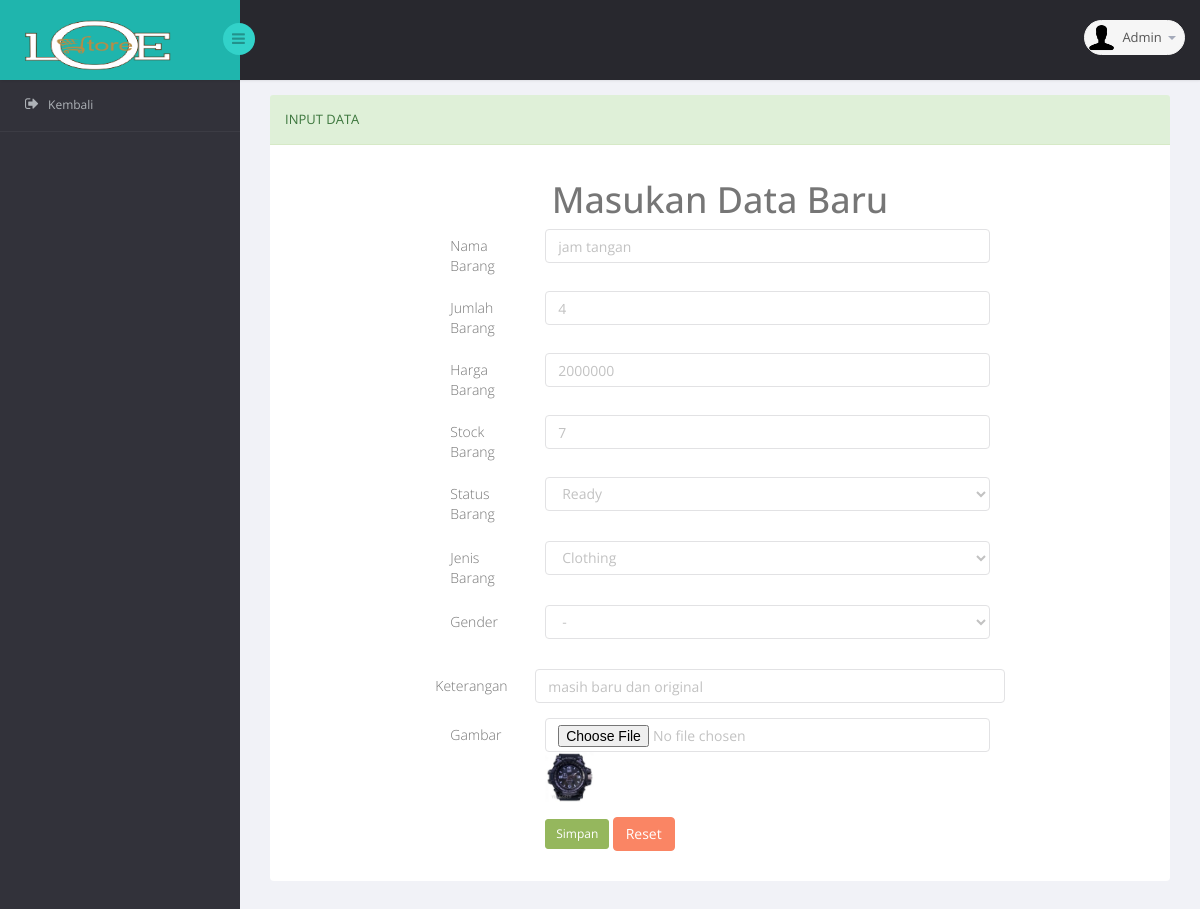
Screenshot of /admin/frontend/data_input_barang/ubah_input_barang.php?id=23 with the database file from the repository.
### tables this page shows
CREATE TABLE `tabel_barang` (
  `id` int(11) NOT NULL,
  `nama_barang` varchar(50) DEFAULT NULL,
  `jumlah_barang` varchar(15) DEFAULT NULL,
  `harga_barang` varchar(10) DEFAULT NULL,
  `stock_barang` varchar(25) DEFAULT NULL,
  `staus_barang` enum('Ready','Pre Order') DEFAULT NULL,
  `jenis_barang` varchar(15) DEFAULT NULL,
  `gender` enum('-','Pria','Wanita') DEFAULT NULL,
  `keterangan` varchar(250) DEFAULT NULL,
  `gambar` varchar(200) DEFAULT NULL
);

### admin/backend/functions.php (called while the page is built, shortened)
<?php
$conn = mysqli_connect("localhost","root","","leostore");
function query($query){
	global $conn;
	$result = mysqli_query($conn,$query);
	$rows = [];
	while ($row = mysqli_fetch_assoc($result)) {
		$rows [] = $row;
	}
	return $rows;
}
 ?>

### admin/frontend/data_input_barang/ubah_input_barang.php (the view, shortened to what this page needs)
<?php
require '../../backend/functions.php';
    $id = $_GET["id"];
    $ubahBarang = query("SELECT*FROM tabel_barang WHERE id = $id")[0];
 ?>
<!DOCTYPE html>
<html lang="en">
<head>
    <link href="bs3/css/bootstrap.min.css" rel="stylesheet">
    <link href="css/bootstrap-reset.css" rel="stylesheet">
    <link href="font-awesome/css/font-awesome.css" rel="stylesheet" />
    <link href="css/table-responsive.css" rel="stylesheet" />
    <link href="css/style.css" rel="stylesheet">
    <link href="css/style-responsive.css" rel="stylesheet" />
</head>
<body>
<section id="container" >
<header class="header fixed-top clearfix">
<div class="brand">
    <a href="../index.php" class="logo">
        <img src="images/loes.png" alt="" width="146" height="50">
    </a>
    <div class="sidebar-toggle-box">
        <div class="fa fa-bars"></div>
    </div>
</div>
<div class="top-nav clearfix">
    <ul class="nav pull-right top-menu">
        <li class="dropdown">
            <a data-toggle="dropdown" class="dropdown-toggle" href="#">
                <img alt="" src="images/2.png" width="33" height="33">
                <span class="username">Admin</span>
                <b class="caret"></b>
            </a>
        </li>
    </ul>
</div>
</header>
<aside>
    <div id="sidebar" class="nav-collapse">
         <div class="leftside-navigation">
            <ul class="sidebar-menu" id="nav-accordion">
            <li>
                <a href="../index.php">
                    <i class="fa fa-sign-out"></i>
                    <span>Kembali</span>
                </a>
            </li>
         </div>
    </div>
</aside>
    <section id="main-content">
        <section class="wrapper">
       <div class="col-lg-12">
                <section class="panel panel-success">
                    <header class="panel-heading">
                        Input Data
                    </header>
                    <div class="panel-body">
                        <div class="position-center">
                            <center><h1>Masukan Data Baru</h1></center>
                            <form action="" method="post" enctype="multipart/form-data" class="form-horizontal" role="form">
                            <div class="form-group">
                                <label for="nama" class="col-lg-2 col-sm-2 control-label" style="text-align: justify;">Nama Barang  </label>
                                <div class="col-lg-10">
                                    <input type="text" name="nama" required class="form-control" id="nama" placeholder="Masukkan Nama Barang Baru..." required value="<?= $ubahBarang["nama_barang"]; ?>">
                                </div>
                            </div>
                            <div class="form-group">
                                <label for="jumlah" class="col-lg-2 col-sm-2 control-label" style="text-align: justify;">Jumlah Barang  </label>
                                <div class="col-lg-10">
                                    <input type="text" name="jumlah" required class="form-control" id="jumlah" placeholder="Masukkan Jumlah Barang Baru..."  required value="<?= $ubahBarang["jumlah_barang"]; ?>">
                                </div>
                            </div>
                                 <div class="form-group">
                                <label for="harga" class="col-lg-2 col-sm-2 control-label" style="text-align: justify;">Harga Barang  </label>
                                <div class="col-lg-10">
                                    <input type="text" name="harga" required class="form-control" id="harga" placeholder="Masukkan Harga Barang Baru..."  required value="<?= $ubahBarang["harga_barang"]; ?>">
                                </div>
                            </div>
                            <div class="form-group">
                                <label for="stock" class="col-lg-2 col-sm-2 control-label" style="text-align: justify;">Stock Barang  </label>
                                <div class="col-lg-10">
                                    <input type="text" name="stock" required class="form-control" id="stock" placeholder="Masukkan Jumlah Stock Barang Baru..."  required value="<?= $ubahBarang["stock_barang"]; ?>">
                                </div>
                            </div>
                             <div class="form-group">
                                <label for="status" class="col-lg-2 col-sm-2 control-label" style="text-align: justify;">Status Barang</label>
                                 <div class="col-lg-10">
                                    <select id="status" required class="form-control m-bot15" name="status"  required value="<?= $ubahBarang["staus_barang"]; ?>">
                                    <option>  Ready </option>
                                    </select>
                                </div>
                            </div>
                            <div class="form-group">
                                <label for="jenis" class="col-lg-2 col-sm-2 control-label" style="text-align: justify;">Jenis Barang</label>
                                 <div class="col-lg-10">
                                    <select id="jenis" required class="form-control m-bot15" name="jenis"  required value="<?= $ubahBarang["jenis_barang"]; ?>">
                                     <?php
                                        $sqljenis = mysqli_query($conn, "SELECT*FROM tabel_jenis_barang") or die (mysqli_error($conn));
                                            while ($jenisbarang = mysqli_fetch_array($sqljenis)) {
                                        echo '<option value = "'.$jenisbarang['id'].'">'.$jenisbarang['jenis_barang'].'</option>';
                                    } ?>
                                    </select>
                                </div>
                            </div>
                            <div class="form-group">
                                <label for="gender" class="col-lg-2 col-sm-2 control-label" style="text-align: justify;">Gender</label>
                                 <div class="col-lg-10">
                                    <select id="gender" class="form-control m-bot15" name="gender"  required value="<?= $ubahBarang["gender"]; ?>">
                                    <option> - </option>
                                    </select>
                                </div>
                            </div>
                             <div class="form-group">
                            <div class="form-group">
                                <label for="keterangan" class="col-lg-2 col-sm-2 control-label" style="text-align: justify;">Keterangan</label>
                                <div class="col-lg-10">
                                    <input type="text" name="keterangan"  class="form-control" id="keterangan" placeholder="Masukkan Keterangan Baru..."  required value="<?= $ubahBarang["keterangan"]; ?>">
                                </div>
                            </div>
                                <label for="gambar" class="col-lg-2 col-sm-2 control-label" style="text-align: justify;">Gambar</label>
                                <div class="col-lg-10">
                                    <input type="file" name="gambar"  class="form-control" id="gambar">
                                    <img src="images/<?= $ubahBarang["gambar"]; ?>" width="50">
                                </div>
                            </div>
                            <div class="form-group">
                                <div class="col-lg-offset-2 col-lg-10">
                                    <button type="submit" name="ubahBarang"  class="btn btn-success btn-sm">Simpan</button>
                                     <button type="reset" name="reset" value="bersihkan" class="btn btn-danger">Reset</button>
                                </div>
                            </div>
                        </form>
                        </div>
                    </div>
                </section>
            </div>
</body>
</html>

### rows the page displays
tabel_barang: nama "jam tangan", jumlah "4", harga "2000000", stock "7", status "Ready", gender "-", keterangan "masih baru dan original", gambar (picture)

### other values shown
form field jenis "Clothing"
